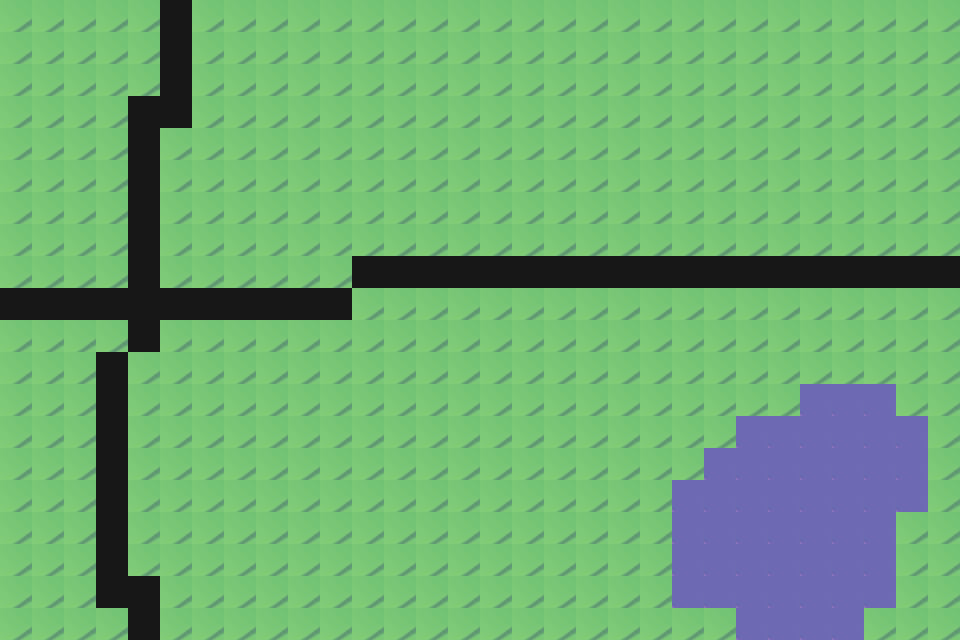

This game map was drawn from its Tiled (.tmx) file and the tilesets committed beside it. A one-line description and the full map source follow:
An orthogonal 30x20 tile map with 32x32 px tiles, 1 tile layer (Tile Layer 1).

<map version="1.10" tiledversion="1.10.2" orientation="orthogonal" renderorder="right-down" width="30" height="20" tilewidth="32" tileheight="32" infinite="0" nextlayerid="2" nextobjectid="1">
 <tileset firstgid="1" name="test_tileset" tilewidth="32" tileheight="32" tilecount="1980" columns="60">
  <image source="wallpaperflare.com_wallpaper.jpg" width="1920" height="1080" />
 </tileset>
 <layer id="1" name="Tile Layer 1" width="30" height="20">
  <data encoding="csv">
631,631,631,631,631,62,631,631,631,631,631,631,631,631,631,631,631,631,631,631,631,631,631,631,631,631,631,631,631,631,
631,631,631,631,631,62,631,631,631,631,631,631,631,631,631,631,631,631,631,631,631,631,631,631,631,631,631,631,631,631,
631,631,631,631,631,62,631,631,631,631,631,631,631,631,631,631,631,631,631,631,631,631,631,631,631,631,631,631,631,631,
631,631,631,631,62,62,631,631,631,631,631,631,631,631,631,631,631,631,631,631,631,631,631,631,631,631,631,631,631,631,
631,631,631,631,62,631,631,631,631,631,631,631,631,631,631,631,631,631,631,631,631,631,631,631,631,631,631,631,631,631,
631,631,631,631,62,631,631,631,631,631,631,631,631,631,631,631,631,631,631,631,631,631,631,631,631,631,631,631,631,631,
631,631,631,631,62,631,631,631,631,631,631,631,631,631,631,631,631,631,631,631,631,631,631,631,631,631,631,631,631,631,
631,631,631,631,62,631,631,631,631,631,631,631,631,631,631,631,631,631,631,631,631,631,631,631,631,631,631,631,631,631,
631,631,631,631,62,631,631,631,631,631,631,62,62,62,62,62,62,62,62,62,62,62,62,62,62,62,62,62,62,62,
62,62,62,62,62,62,62,62,62,62,62,631,631,631,631,631,631,631,631,631,631,631,631,631,631,631,631,631,631,631,
631,631,631,631,62,631,631,631,631,631,631,631,631,631,631,631,631,631,631,631,631,631,631,631,631,631,631,631,631,631,
631,631,631,62,631,631,631,631,631,631,631,631,631,631,631,631,631,631,631,631,631,631,631,631,631,631,631,631,631,631,
631,631,631,62,631,631,631,631,631,631,631,631,631,631,631,631,631,631,631,631,631,631,631,631,631,487,487,487,631,631,
631,631,631,62,631,631,631,631,631,631,631,631,631,631,631,631,631,631,631,631,631,631,631,487,487,487,487,487,487,631,
631,631,631,62,631,631,631,631,631,631,631,631,631,631,631,631,631,631,631,631,631,631,487,487,487,487,487,487,487,631,
631,631,631,62,631,631,631,631,631,631,631,631,631,631,631,631,631,631,631,631,631,487,487,487,487,487,487,487,487,631,
631,631,631,62,631,631,631,631,631,631,631,631,631,631,631,631,631,631,631,631,631,487,487,487,487,487,487,487,631,631,
631,631,631,62,631,631,631,631,631,631,631,631,631,631,631,631,631,631,631,631,631,487,487,487,487,487,487,487,631,631,
631,631,631,62,62,631,631,631,631,631,631,631,631,631,631,631,631,631,631,631,631,487,487,487,487,487,487,487,631,631,
631,631,631,631,62,631,631,631,631,631,631,631,631,631,631,631,631,631,631,631,631,631,631,487,487,487,487,631,631,631
</data>
 </layer>
</map>
